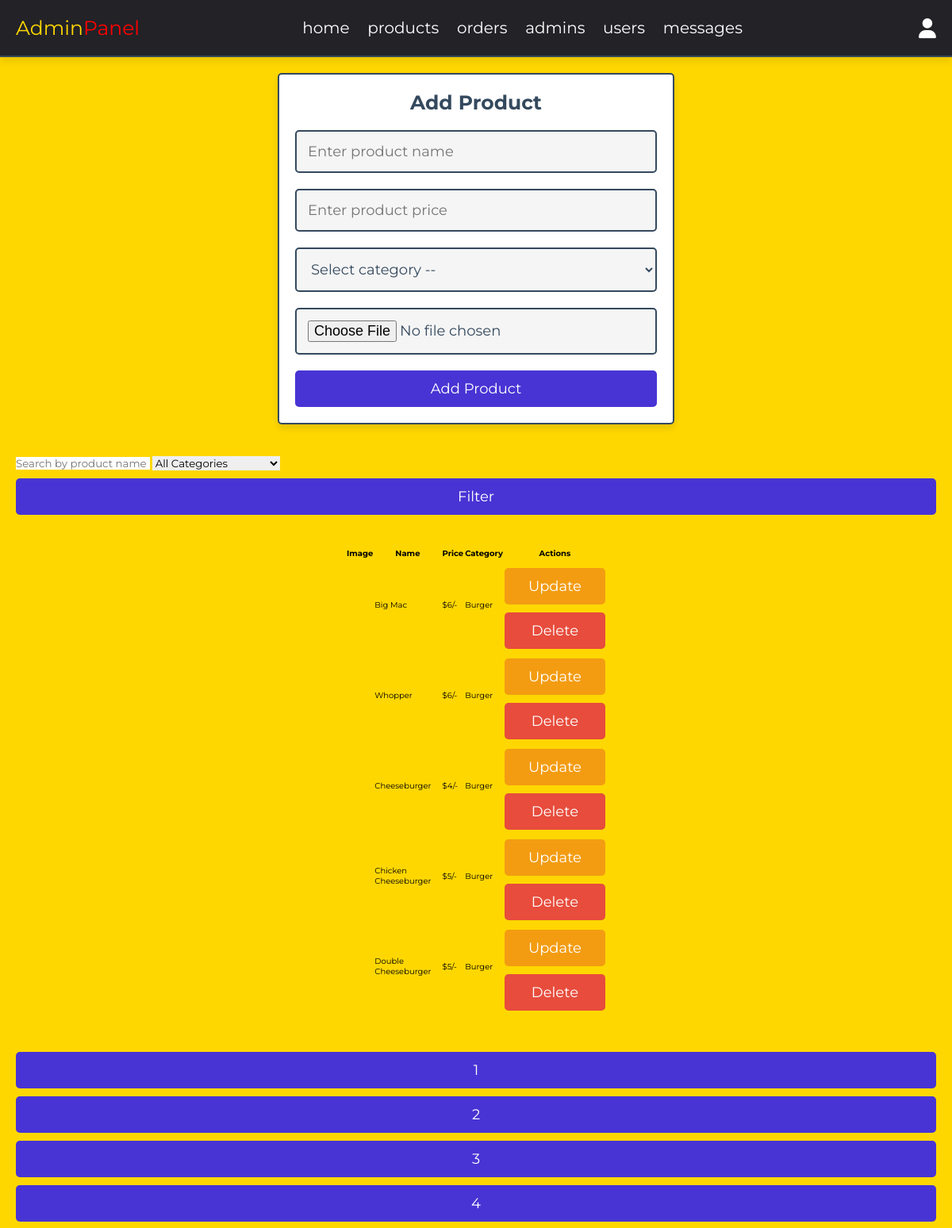
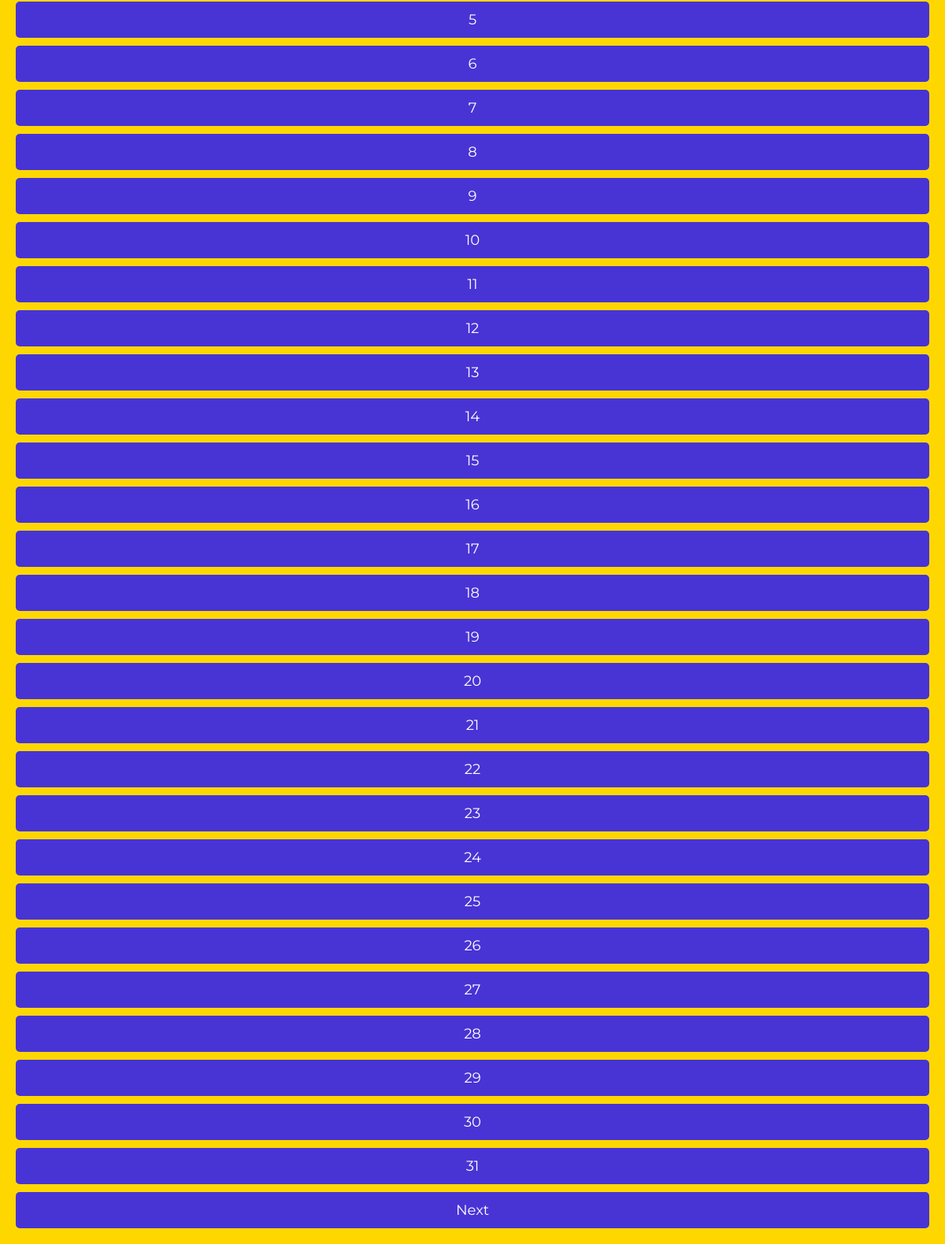
The app's page /admin/products.php (signed in) with its own data (2 pictures, top to bottom).
### tables this page shows
CREATE TABLE `products` (
  `id` int(100) NOT NULL,
  `name` varchar(100) NOT NULL,
  `category` varchar(100) NOT NULL,
  `price` int(10) NOT NULL,
  `image` varchar(100) NOT NULL
);

### admin/products.php (the view, shortened to what this page needs)
<?php
include '../components/connect.php';
$search_query = '';
$category_filter = '';
?>
<!DOCTYPE html>
<html lang="en">
<head>
   <link rel="stylesheet" href="https://cdnjs.cloudflare.com/ajax/libs/font-awesome/6.1.1/css/all.min.css">
   <link rel="stylesheet" href="../css/admin_style.css">
</head>
<body>
<?php include '../components/admin_header.php' ?>
<section class="add-products">
   <form action="" method="POST" enctype="multipart/form-data">
      <h3>Add Product</h3>
      <input type="text" required placeholder="Enter product name" name="name" maxlength="100" class="box">
      <input type="number" min="0" max="9999999999" required placeholder="Enter product price" name="price" onkeypress="if(this.value.length == 10) return false;" class="box">
      <select name="category" class="box" required>
         <option value="" disabled selected>Select category --</option>
      </select>
      <input type="file" name="image" class="box" accept="image/jpg, image/jpeg, image/png, image/webp" required>
      <input type="submit" value="Add Product" name="add_product" class="btn">
   </form>
</section>
<section class="filter-section">
   <form action="" method="GET">
      <input type="text" name="search" placeholder="Search by product name" value="<?= htmlspecialchars($search_query); ?>" class="box">
      <select name="category" class="box">
         <option value="" selected>All Categories</option>
      </select>
      <input type="submit" value="Filter" class="btn">
   </form>
</section>
<section class="show-products">
   <div class="box-container">
   <?php
      $filter_conditions = [];
      $params = [];
      $filter_conditions[] = "1";
      $items_per_page = 5;
      $current_page = isset($_GET['page']) ? (int)$_GET['page'] : 1;
      $count_query = "SELECT COUNT(*) FROM `products` WHERE " . implode(" AND ", $filter_conditions);
      $count_stmt = $conn->prepare($count_query);
      $count_stmt->execute($params);
      $total_items = $count_stmt->fetchColumn();
      $total_pages = ceil($total_items / $items_per_page);
      $filter_query = "SELECT * FROM `products` WHERE " . implode(" AND ", $filter_conditions) . " LIMIT " . (($current_page - 1) * $items_per_page) . ", $items_per_page";
$show_products = $conn->prepare($filter_query);
      $show_products->execute($params);
      if ($show_products->rowCount() > 0) {
         ?>
         <table>
            <thead>
               <tr>
                  <th>Image</th>
                  <th>Name</th>
                  <th>Price</th>
                  <th>Category</th>
                  <th>Actions</th>
               </tr>
            </thead>
            <tbody>
            <?php
            while ($fetch_products = $show_products->fetch(PDO::FETCH_ASSOC)) {
            ?>
               <tr>
                  <td><img src="../uploaded_img/<?= $fetch_products['image']; ?>" alt="" style="width: 100px;"></td>
                  <td><?= $fetch_products['name']; ?></td>
                  <td>$<?= $fetch_products['price']; ?>/-</td>
                  <td><?= $fetch_products['category']; ?></td>
                  <td>
                     <a href="update_product.php?update=<?= $fetch_products['id']; ?>" class="option-btn">Update</a>
                     <a href="products.php?delete=<?= $fetch_products['id']; ?>" class="delete-btn" onclick="return confirm('Delete this product?');">Delete</a>
                  </td>
               </tr>
            <?php
            }
            ?>
            </tbody>
         </table>
         <?php
      } else {
         echo '<p class="empty">No products found!</p>';
      }
   ?>
   </div>
</section>
<section class="pagination">
   <div class="box-container">
      <?php if ($total_pages > 1): ?>
         <div class="pagination-links">
            <?php for ($i = 1; $i <= $total_pages; $i++): ?>
               <a href="?page=<?= $i; ?>&search=<?= $search_query; ?>&category=<?= $category_filter; ?>" class="btn <?= ($i == $current_page) ? 'active' : ''; ?>"><?= $i; ?></a>
            <?php endfor; ?>
            <?php if ($current_page < $total_pages): ?>
               <a href="?page=<?= $current_page + 1; ?>&search=<?= $search_query; ?>&category=<?= $category_filter; ?>" class="btn">Next</a>
            <?php endif; ?>
         </div>
      <?php endif; ?>
   </div>
</section>
</body>
</html>

### components/admin_header.php (shortened to what this page needs)
<header class="header"style="background-color:#222227">
   <section class="flex">
      <a href="dashboard.php" class="logo" style="color:gold">Admin<span style="color:RED">Panel</span></a>
      <nav class="navbar">
         <a href="dashboard.php">home</a>
         <a href="products.php" >products</a>
         <a href="placed_orders.php" >orders</a>
         <a href="admin_accounts.php" >admins</a>
         <a href="users_accounts.php" >users</a>
         <a href="messages.php"  >messages</a>
      </nav>
      <div class="icons">
         <div id="user-btn" class="fas fa-user"></div>
      </div>
   </section>
</header>

### css/admin_style.css (style rules this page uses)
:root { --main-color:#4834d4; --red:#e74c3c; --orange:#f39c12; --black:#34495e; --white:#fff; --light-bg:#f5f5f5; --light-color:#999; --border:.2rem solid var(--black); --box-shadow:0 .5rem 1rem rgba(0,0,0,.1); }
* { font-family: 'Montserrat', sans-serif; margin:0; padding:0; box-sizing: border-box; text-decoration: none; outline: none; border:none; }
html { font-size: 62.5%; overflow-x: hidden; }
body { background-color: gold; }
section { max-width: 1200px; margin:0 auto; padding:2rem; }
.btn, .delete-btn, .option-btn { display: block; margin-top: 1rem; border-radius: .5rem; cursor: pointer; width: 100%; font-size: 1.8rem; color:var(--white); padding:1.2rem 3rem; text-transform: capitalize; text-align: center; }
.btn { background-color: var(--main-color); }
.delete-btn { background-color: var(--red); }
.option-btn { background-color: var(--orange); }
.header { position: sticky; top:0; left:0; right:0; background-color: var(--white); box-shadow: var(--box-shadow); z-index: 1000; border-bottom: var(--border); }
.header .flex { display: flex; align-items: center; justify-content: space-between; position: relative; }
.header .flex .logo { font-size: 2.5rem; color:var(--black); }
.header .flex .logo span { color:var(--main-color); }
.header .flex .navbar a { margin:0 1rem; font-size: 2rem; color:var(--white); }
.header .flex .icons > * { font-size: 2.5rem; cursor: pointer; color:var(--white); margin-left: 1.7rem; }
.add-products form { margin:0 auto; max-width: 50rem; background-color: var(--white); border-radius: .5rem; box-shadow: var(--box-shadow); border:var(--border); padding:2rem; text-align: center; }
.add-products form h3 { margin-bottom: 1rem; font-size: 2.5rem; color:var(--black); text-transform: capitalize; }
.add-products form .box { background-color: var(--light-bg); border:var(--border); width: 100%; padding:1.4rem; font-size: 1.8rem; color:var(--black); border-radius: .5rem; margin: 1rem 0; }
.show-products .box-container { display: grid; grid-template-columns: repeat(auto-fit, 33rem); gap:1.5rem; justify-content: center; align-items: flex-start; }

### records on screen
products: name "Big Mac", price "6", category "Burger"
products: name "Whopper", price "6", category "Burger"
products: name "Cheeseburger", price "4", category "Burger"
products: name "Chicken Cheeseburger", price "5", category "Burger"
products: name "Double Cheeseburger", price "5", category "Burger"
